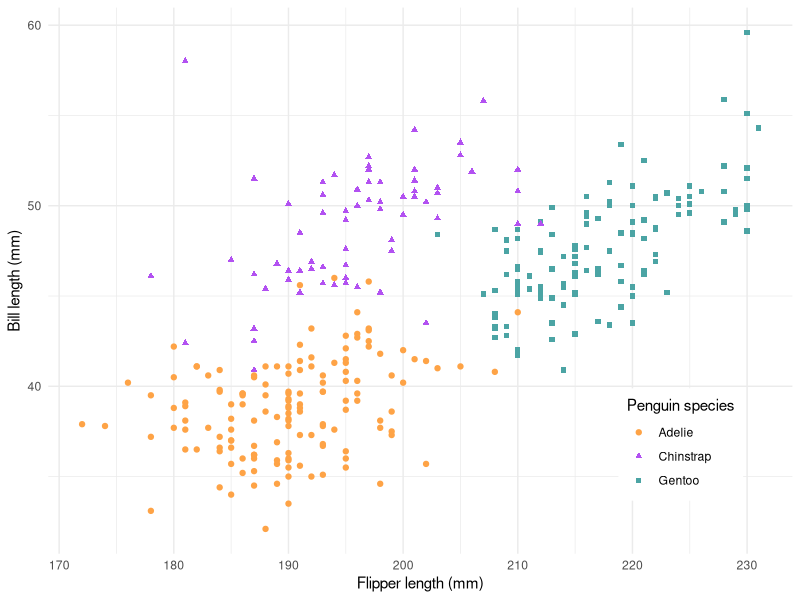

This figure's R source:


# load packages
library(palmerpenguins)
library(tidyverse)

# create plot
ggplot(na.omit(penguins), 
       aes(x = flipper_length_mm, y = bill_length_mm, 
           color = species, shape = species)) +
  geom_point() +
  scale_color_manual(values = c("Adelie" = "#FEA346", "Chinstrap" = "#B251F1", "Gentoo" = "#4BA4A4")) +
  scale_shape_manual(values = c("Adelie" = 19, "Chinstrap" = 17, "Gentoo" = 15)) +
  labs(x = "Flipper length (mm)", y = "Bill length (mm)", 
       color = "Penguin species", shape = "Penguin species") +
  theme_minimal() +
  theme(legend.position = c(0.85, 0.2),
        legend.background = element_rect(color = "white"))



# filter penguins df for observations where body_mass_g >= 3000 & <= 4000
body_mass_df <- penguins %>% 
  filter(body_mass_g %in% 3000:4000)


body_mass_df <- penguins %>% 
  filter(body_mass_g %in% 3000:4000)
